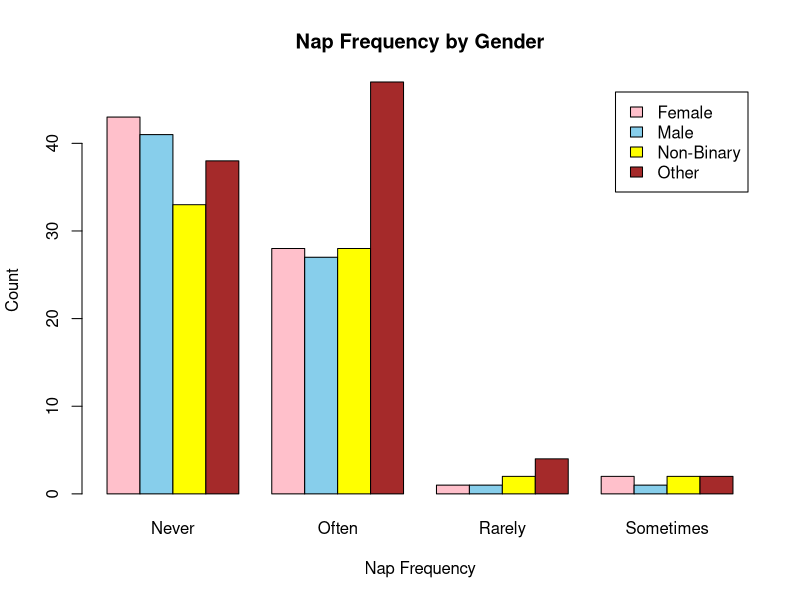

Recreate this plot in R.
## ---- chunk 1
knitr::opts_chunk$set(echo = TRUE)
## ---- chunk 2
SleepCogStudy <- read.csv("Resources/Sleep_Cognition_Study_f1PhaXA.csv")
## ---- chunk 3
# Inital Table
table(SleepCogStudy$Gender, SleepCogStudy$NapFrequency)
genderTable = matrix(c(43,41,33,38,28,27,28,47,1,1,2,4,2,1,2,2), ncol = 4)

dimnames(genderTable) = list(gender = c("Female","Male","Non-Binary", "Other"), 
                             napFrequency = c("Never", "Often","Rarely", "Sometimes"))

barplot(genderTable, col = c("pink", "skyblue", "yellow", "brown"), beside = TRUE, legend = rownames(genderTable),
        main = "Nap Frequency by Gender",
        xlab = "Nap Frequency",
        ylab = "Count")   
## ---- chunk 4
# H0: Gender is independent of nap frequency
# HA: Gender is dependent of nap frequency

# Expected Values
gender.count = rowSums(genderTable)
napFrequency.counts = colSums(genderTable)
outer(gender.count, napFrequency.counts) / sum(genderTable)

# Test independence of gender on nap frequency
chisq.test(genderTable, simulate.p.value = TRUE)
# p-value = 0.5662 

# Conclusion:
# As the p-value is greater than 0.05
# we do not reject the null hypothesis
